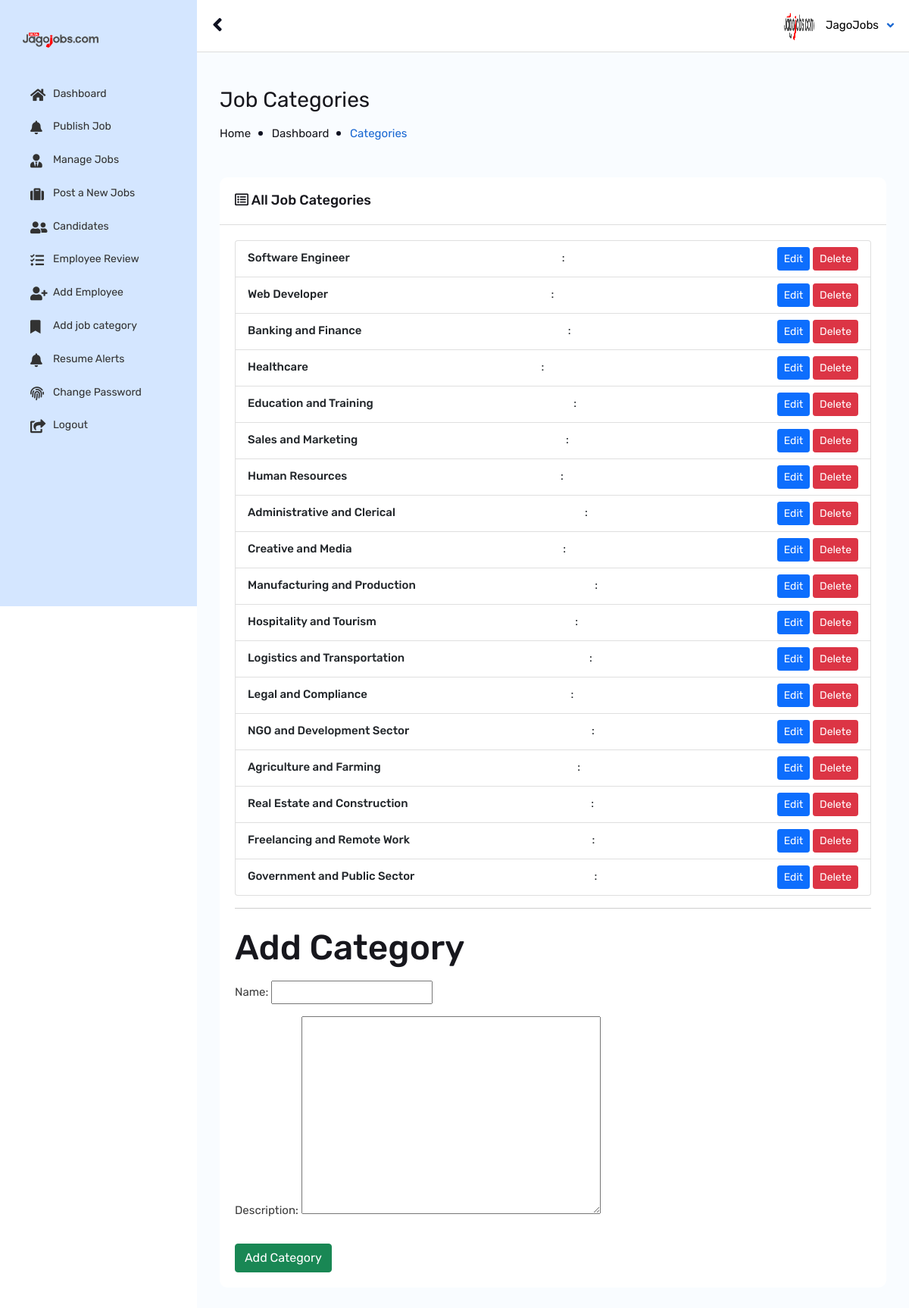
The page /jagohub-secure-panel24/root/categories/ (signed in) on the database its author committed.
### jobboard/models.py (models this page shows, shortened)
class JobCategory(models.Model):
    name = models.CharField(max_length=255, unique=True)
    description = models.TextField(blank=True, null=True)

### AdminPro/views.py (the view, shortened to what this page needs)
# urls.py: path('categories/', category_page, name='category_page'),
@login_required
@user_passes_test(is_superuser)
def category_page(request):
    categories = JobCategory.objects.all()
    form = JobCategoryForm()
    edit_category = None
    if 'category_id' in request.GET:
        category_id = request.GET.get('category_id')
        edit_category = get_object_or_404(JobCategory, id=category_id)
        form = JobCategoryForm(instance=edit_category)
    return render(request, 'panel/category_page.html', {
        'categories': categories,
        'form': form,
        'edit_category': edit_category
    })

### AdminPro/forms.py
class JobCategoryForm(forms.ModelForm):
    class Meta:
        model = JobCategory
        fields = ['name', 'description']

### AdminPro/views.py (called while the page is built)
def is_superuser(user):
    return user.is_authenticated and user.is_staff and user.is_superuser

### accounts/context_processors.py (called while the page is built)
def user_role(request):
    if request.user.is_authenticated:
        return {'user_role': request.user.role}
    return {}

### AdminPro/templates/panel/category_page.html (shortened to what this page needs)
{% extends 'panel.html' %}
{% load static %}
{% block body %}
{% if user.is_authenticated and user.is_staff and user.is_superuser %}
<div id="content">
    <div class="content-admin-main">
        <div class="wt-admin-right-page-header clearfix">
            <h2>Job Categories</h2>
            <div class="breadcrumbs">
                <a href="{% url 'home' %}">Home</a>
                <a href="{% url 'superuser_dashboard' %}">Dashboard</a>
                <span>Categories</span>
            </div>
        </div>
        <div class="twm-pro-view-chart-wrap">
            <div class="col-lg-12 col-md-12 mb-4">
                <div class="panel panel-default site-bg-white m-t30">
                    <div class="panel-heading wt-panel-heading p-a20">
                        <h4 class="panel-title m-a0">
                            <i class="far fa-list-alt"></i> All Job Categories
                        </h4>
                    </div>
                    <div class="panel-body wt-panel-body">
                        <div class="twm-D_table p-a20 table-responsive">
                            <ul class="list-group">
                                {% for category in categories %}
                                    <li class="list-group-item d-flex justify-content-between align-items-center">
                                        <strong>{{ category.name }}</strong>: {{ category.description }}
                                        <div>
                                            <button class="btn btn-sm btn-primary" onclick="editCategory({{ category.id }}, '{{ category.name }}', '{{ category.description }}')">Edit</button>
                                            <form method="post" style="display:inline;">
                                                <button type="submit" name="delete_category" class="btn btn-sm btn-danger">Delete</button>
                                            </form>
                                        </div>
                                    </li>
                                {% empty %}
                                    <li class="list-group-item">No categories available.</li>
                                {% endfor %}
                            </ul>
                            <hr>
                            <h2 class="mt-4">{% if edit_category %}Edit{% else %}Add{% endif %} Category</h2>
                            <form method="post" class="mt-3">
                                <div class="form-group">
                                    {{ form.as_p }}
                                </div>
                                <button type="submit" name="{% if edit_category %}edit_category{% else %}add_category{% endif %}" class="btn btn-success">
                                    {% if edit_category %}Update{% else %}Add{% endif %} Category
                                </button>
                            </form>
                        </div>
                    </div>
                </div>
            </div>
        </div>
    </div>
</div>
{% else %}
<script>
    alert("Access Denied! You are not authorized to view this page.");
    window.location.href = "/";
</script>
{% endif %}
{% endblock %}

### rows shown on the page
JobCategory: name "Software Engineer"
JobCategory: name "Web Developer"
JobCategory: name "Banking and Finance"
JobCategory: name "Healthcare"
JobCategory: name "Education and Training"
JobCategory: name "Sales and Marketing"
JobCategory: name "Human Resources"
JobCategory: name "Administrative and Clerical"
JobCategory: name "Creative and Media"
JobCategory: name "Manufacturing and Production"
JobCategory: name "Hospitality and Tourism"
JobCategory: name "Logistics and Transportation"
JobCategory: name "Legal and Compliance"
JobCategory: name "NGO and Development Sector"
JobCategory: name "Agriculture and Farming"
JobCategory: name "Real Estate and Construction"
JobCategory: name "Freelancing and Remote Work"
JobCategory: name "Government and Public Sector"
